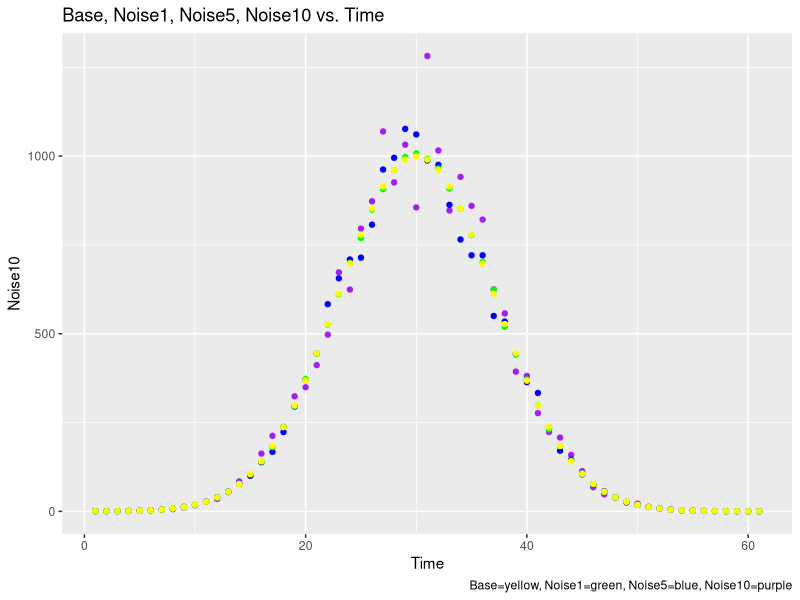
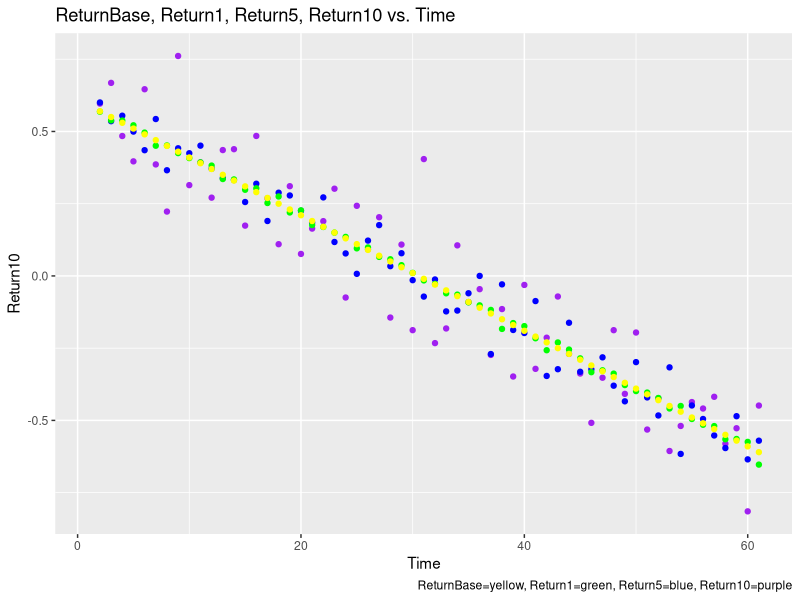
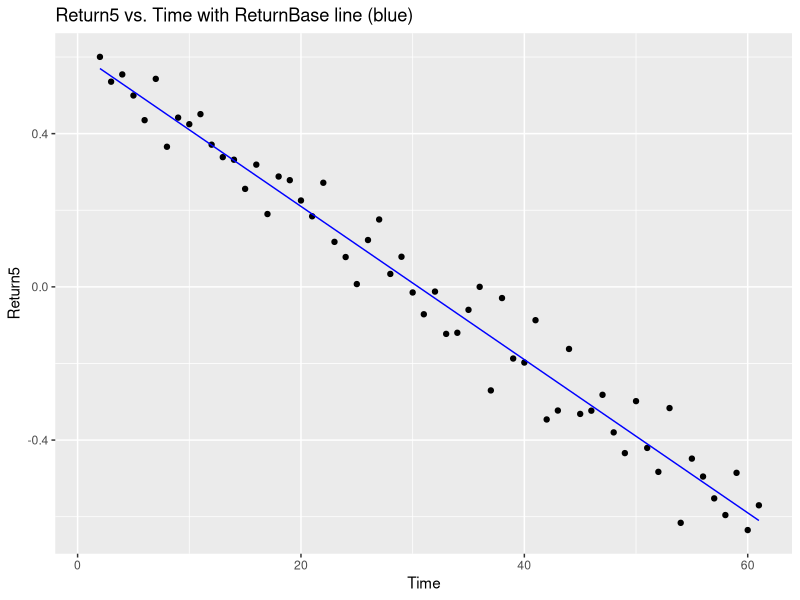
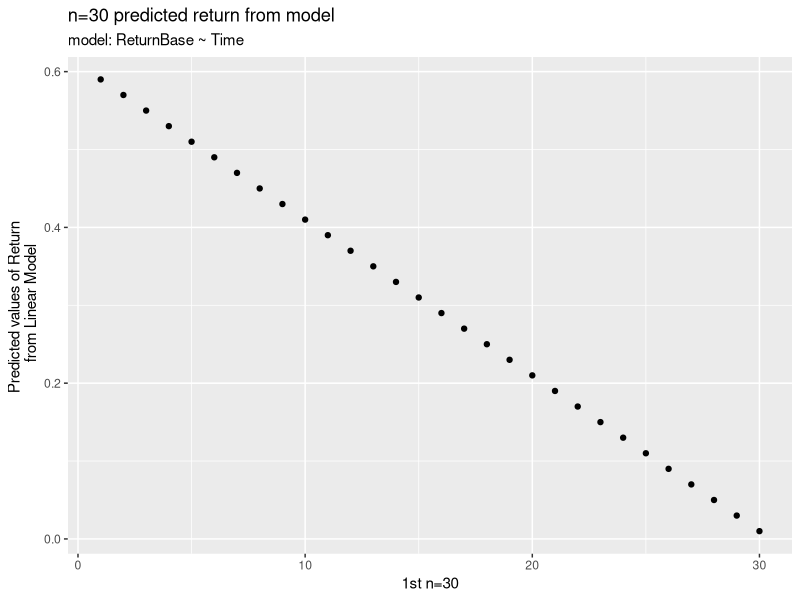
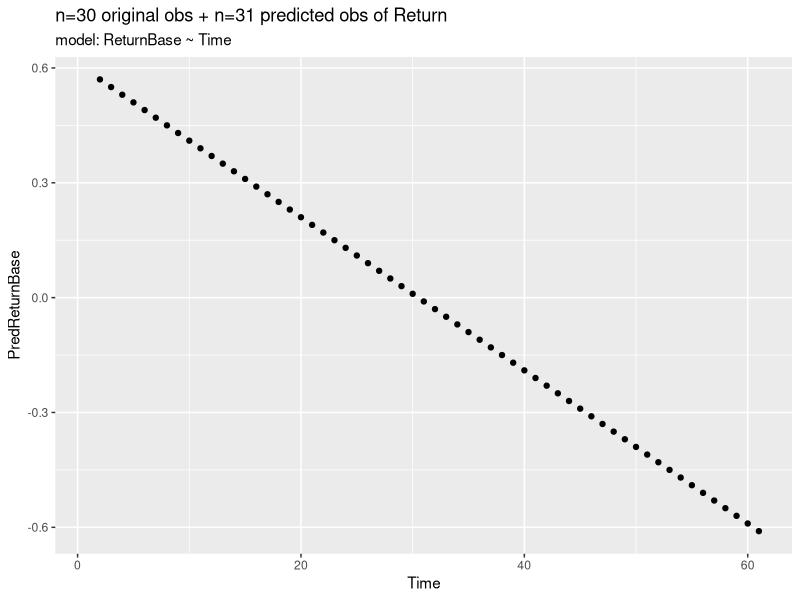
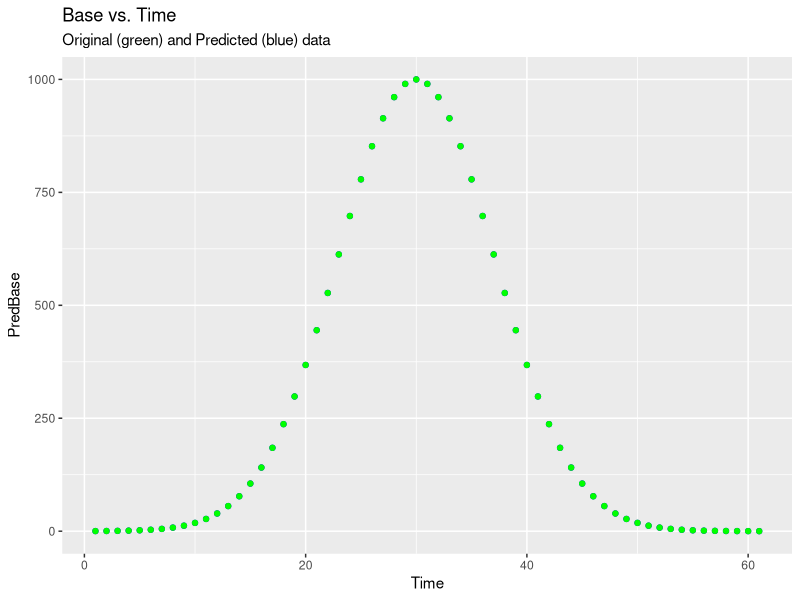
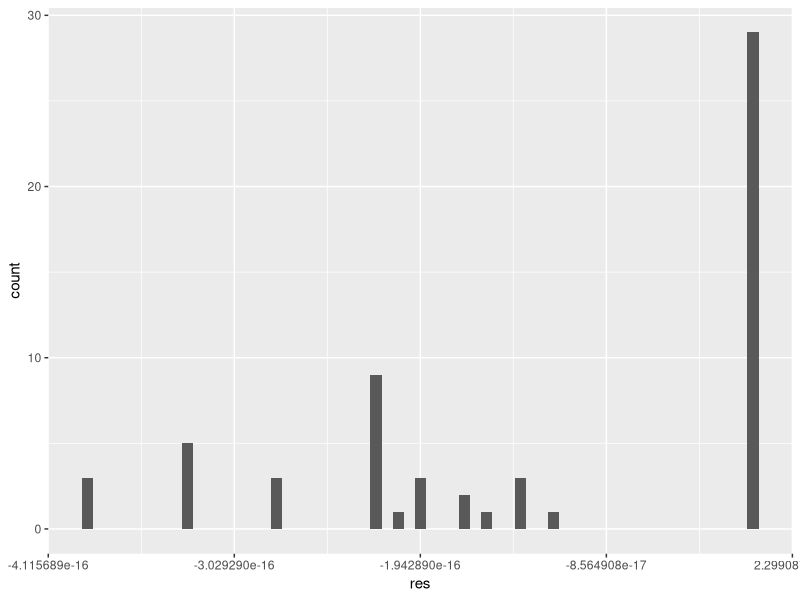
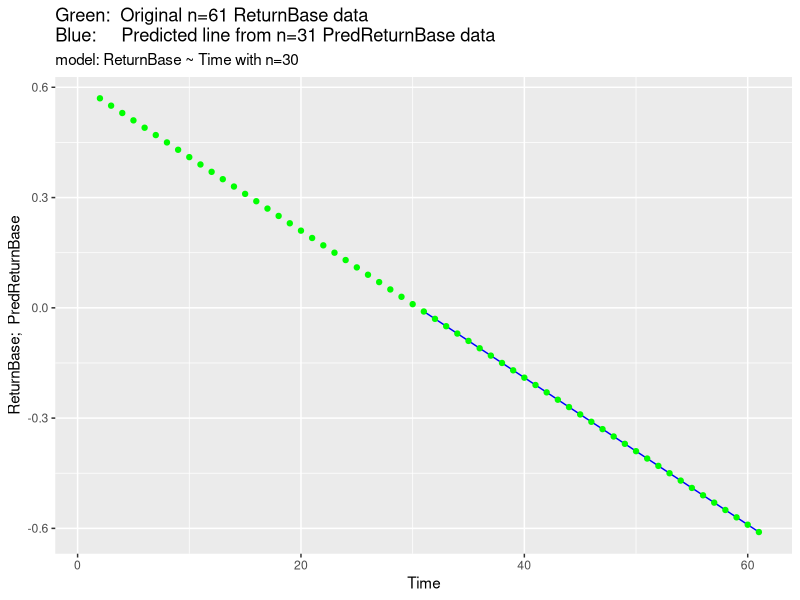

Source code (R) for these figures, in order:
## ---- chunk 1
# load packages
library(ggplot2)
library(dplyr)

# import data
data <- read.csv("simulated_data.csv")
    # NOTE: data set has 61 (odd # obs)
colnames(data) <- c('Time', 'Base', 'Noise1', 'Noise5', 'Noise10', 'ReturnBase', 'Return1', 'Return5', 'Return10')
head(data)
tail(data)
## ---- chunk 2
# Scatterplot: Base, Noise1, Noise5, Noise10 vs. Time
ggplot(data=data) + geom_point(aes(x=Time, y=Noise10), color="purple") + geom_point(aes(x=Time, y=Noise5), color="blue") + geom_point(aes(x=Time, y=Noise1), color="green") + geom_point(aes(x=Time, y=Base), color="yellow") + labs(title="Base, Noise1, Noise5, Noise10 vs. Time", caption="Base=yellow, Noise1=green, Noise5=blue, Noise10=purple")

# Scatterplot: ReturnBase, Return1, Return5, Return10 vs. Time
ggplot(data=data) + geom_point(aes(x=Time, y=Return10), color="purple") + geom_point(aes(x=Time, y=Return5), color="blue") + geom_point(aes(x=Time, y=Return1), color="green") + geom_point(aes(x=Time, y=ReturnBase), color="yellow") + labs(title="ReturnBase, Return1, Return5, Return10 vs. Time", caption="ReturnBase=yellow, Return1=green, Return5=blue, Return10=purple")

# Return5 vs. Time with ReturnBase line of best fit
ggplot(data=data) + geom_point(aes(x=Time, y=Return5)) + geom_line(aes(x=Time, y=ReturnBase), color="blue") + labs(title="Return5 vs. Time with ReturnBase line (blue)")


# print some!
png(file="Base-Noise_vs_Time.png", width=450, height=450)
ggplot(data=data) + geom_point(aes(x=Time, y=Noise10), color="purple") + geom_point(aes(x=Time, y=Noise5), color="blue") + geom_point(aes(x=Time, y=Noise1), color="green") + geom_point(aes(x=Time, y=Base), color="yellow") + labs(title="Base, Noise1, Noise5, Noise10 vs. Time", caption="Base=yellow, Noise1=green, Noise5=blue, Noise10=purple")
dev.off()
## ---- chunk 3
# set starting number of obs (n)
n <- 30

# subset data into (1:n) and (n+1, end)
train <- data %>% filter(Time <= n) %>% select(Time, ReturnBase)
test <- data %>% filter(Time > n) %>% select(Time, ReturnBase)

# model ReturnBase ~ Time
mod <- lm(ReturnBase ~ Time, data=train)
summary(mod)
# plot of predicted return values from model
ggplot(data=train) + geom_point(aes(x=Time, y=mod$coefficients[1] + 
  mod$coefficients[2]*Time)) + labs(x=paste0("1st n=",n), y="Predicted values of Return \n from Linear Model", title=paste0("n=",n," predicted return from model"), subtitle="model: ReturnBase ~ Time")

# predict 2nd part of values
pred <- predict(object=mod, newdata=test)

# add column to final dataset with predicted values
final <- data %>% select(Time, Base, ReturnBase) %>% 
  mutate(PredReturnBase = append(data[1:n, "ReturnBase"], pred))

# plot new data with predicted values of ReturnBase in the second half
ggplot(data=final) + geom_point(aes(x=Time, y=PredReturnBase)) + 
  labs(title=paste0("n=",n," original obs + n=",(nrow(data)-n)," predicted obs of Return"), subtitle="model: ReturnBase ~ Time")

# create PredBase from exp(PredReturnBase[i])*Base[i-1]
final <- final %>% mutate(PredBase = exp(PredReturnBase)*lag(Base))
# set first PredBase to original Base value
final$PredBase[1] = final$Base[1]

# plot PredBase vs. Time
ggplot(data=final) + 
  geom_point(aes(x=Time, y=PredBase), color="blue") +
  geom_point(aes(x=Time, y=Base), color="green") + 
  labs(title="Base vs. Time", subtitle="Original (green) and Predicted (blue) data")

# calculate residuals (should be 0 for base)
final <- final %>% mutate(res = PredReturnBase - ReturnBase)

# plot histogram of residuals
ggplot(data=final) + geom_histogram(aes(x=res), bins=nrow(final))

# calculate MAPE
a <- final %>% mutate(MAPE = abs((Base-PredBase)/Base)) %>% select(MAPE)
MAPEbase = (1/nrow(a))*sum(a)
# OR
(1/nrow(final))*sum(abs((final$Base-final$PredBase)/final$Base))


# plot PredReturnBase and ReturnBase vs. Time
ggplot(data=final) + 
  geom_line(aes(x=Time, y=append(rep(NA,n), pred)), color="blue") + 
  geom_point(aes(x=Time, y=ReturnBase), color="green") +
  labs(title=paste0("Green:  Original n=",nrow(final)," ReturnBase data \nBlue:     Predicted line from n=",(nrow(final)-n)," PredReturnBase data"), subtitle=paste0("model: ReturnBase ~ Time with n=",n), y="ReturnBase;  PredReturnBase")
## ---- chunk 4
# set starting number of obs (n)
n = 20

# subset data into (1:n) and (n+1, end)
train <- data %>% filter(Time <= n) %>% select(Time, Return1)
test <- data %>% filter(Time > n) %>% select(Time, Return1)

# model Return1 ~ Time
mod <- lm(Return1 ~ Time, data=train)
summary(mod)
# plot of predicted return values from model
ggplot(data=train) + geom_point(aes(x=Time, y=mod$coefficients[1] + 
  mod$coefficients[2]*Time)) + labs(x=paste0("1st n=",n), y="Predicted values of Return \n from Linear Model", title=paste0("n=",n," predicted return from model"), subtitle="model: Return1 ~ Time")


# predict 2nd part of values
pred <- predict(object=mod, newdata=test)

# add column to final dataset with predicted values
final <- data %>% select(Time, Noise1, Return1) %>% 
  mutate(PredReturn1 = append(data[1:n, "Return1"], pred))

# plot new data with predicted values of ReturnBase in the second half
ggplot(data=final) + geom_point(aes(x=Time, y=PredReturn1)) + 
  labs(title=paste0("n=",n," original obs + n=",(nrow(data)-n)," predicted obs of Return"), subtitle="model: Return1 ~ Time")

# create Pred1 from exp(PredReturn1[i])*Noise1[i-1]
final <- final %>% mutate(Pred1 = exp(PredReturn1)*lag(Noise1))
# set first Pred1 to original Noise1 value
final$Pred1[1] = final$Noise1[1]

# plot Pred1 vs. Time (and print!)
#png(file="Noise1-Pred1_vs_Time.png", width=450, height=450)
ggplot(data=final) + 
  geom_point(aes(x=Time, y=Pred1), color="blue") +
  geom_point(aes(x=Time, y=Noise1), color="green") + 
  labs(title="Noise1 vs. Time", subtitle="Original (green) and Predicted (blue) data")
#dev.off()

# calculate residuals
final <- final %>% mutate(res = PredReturn1 - Return1)

# plot histogram of residuals
ggplot(data=final) + geom_histogram(aes(x=res), bins=nrow(final))

# calculate MAPE
a <- final %>% mutate(MAPE = abs((Noise1-Pred1)/Noise1)) %>% select(MAPE)
MAPE1 <- (1/nrow(a))*sum(a)
# OR 
(1/nrow(final))*sum(abs((final$Noise1-final$Pred1)/final$Noise1))


# plot PredReturn1 and Return1 vs. Time
ggplot(data=final) + 
  geom_line(aes(x=Time, y=append(rep(NA,n), pred)), color="blue") + 
  geom_point(aes(x=Time, y=Return1), color="green") +
  labs(title=paste0("Green:  Original n=",nrow(final)," Return1 data \nBlue:     Predicted line from n=",(nrow(final)-n)," PredReturn1 data"), subtitle=paste0("model: Return1 ~ Time with n=",n), y="Return1;  PredReturn1")
## ---- chunk 5
# set starting number of obs (n)
n = 20

# subset data into (1:n) and (n+1, end)
train <- data %>% filter(Time <= n) %>% select(Time, Return5)
test <- data %>% filter(Time > n) %>% select(Time, Return5)

# model Return5 ~ Time
mod <- lm(Return5 ~ Time, data=train)
summary(mod)
# plot of predicted return values from model
ggplot(data=train) + geom_point(aes(x=Time, y=mod$coefficients[1] + 
  mod$coefficients[2]*Time)) + labs(x=paste0("1st n=",n), y="Predicted values of Return \n from Linear Model", title=paste0("n=",n," predicted return from model"), subtitle="model: Return5 ~ Time")


# predict 2nd part of values
pred <- predict(object=mod, newdata=test)

# add column to final dataset with predicted values
final <- data %>% select(Time, Noise5, Return5) %>% 
  mutate(PredReturn5 = append(data[1:n, "Return5"], pred))

# plot new data with predicted values of ReturnBase in the second half
ggplot(data=final) + geom_point(aes(x=Time, y=PredReturn5)) + 
  labs(title=paste0("n=",n," original obs + n=",(nrow(data)-n)," predicted obs of Return"), subtitle="model: Return5 ~ Time")

# create Pred5 from exp(PredReturn5[i])*Noise5[i-1]
final <- final %>% mutate(Pred5 = exp(PredReturn5)*lag(Noise5))
# set first Pred5 to original Noise5 value
final$Pred5[1] = final$Noise5[1]

# plot Pred5 vs. Time
ggplot(data=final) + 
  geom_point(aes(x=Time, y=Pred5), color="blue") +
  geom_point(aes(x=Time, y=Noise5), color="green") + 
  labs(title="Noise5 vs. Time", subtitle="Original (green) and Predicted (blue) data")

# calculate residuals
final <- final %>% mutate(res = PredReturn5 - Return5)

# plot histogram of residuals
ggplot(data=final) + geom_histogram(aes(x=res), bins=nrow(final))

# calculate MAPE
a <- final %>% mutate(MAPE = abs((Noise5-Pred5)/Noise5)) %>% select(MAPE)
MAPE5 <- (1/nrow(a))*sum(a)
# OR 
(1/nrow(final))*sum(abs((final$Noise5-final$Pred5)/final$Noise5))


# plot PredReturn5 and Return5 vs. Time
ggplot(data=final) + 
  geom_line(aes(x=Time, y=append(rep(NA,n), pred)), color="blue") + 
  geom_point(aes(x=Time, y=Return5), color="green") +
  labs(title=paste0("Green:  Original n=",nrow(final)," Return5 data \nBlue:     Predicted line from n=",(nrow(final)-n)," PredReturn5 data"), subtitle=paste0("model: Return5 ~ Time with n=",n), y="Return5; PredReturn5")
## ---- chunk 6
# set starting number of obs (n)
n = 5

# subset data into (1:n) and (n+1, end)
train <- data %>% filter(Time <= n) %>% select(Time, Return10)
test <- data %>% filter(Time > n) %>% select(Time, Return10)

# model Return10 ~ Time
mod <- lm(Return10 ~ Time, data=train)
summary(mod)
# plot of predicted return values from model
ggplot(data=train) + geom_point(aes(x=Time, y=mod$coefficients[1] + 
  mod$coefficients[2]*Time)) + labs(x=paste0("1st n=",n), y="Predicted values of Return \n from Linear Model", title=paste0("n=",n," predicted return from model"), subtitle="model: Return10 ~ Time")


# predict 2nd part of values
pred <- predict(object=mod, newdata=test)

# add column to final dataset with predicted values
final <- data %>% select(Time, Noise10, Return10) %>% 
  mutate(PredReturn10 = append(data[1:n, "Return10"], pred))

# plot new data with predicted values of ReturnBase in the second half
ggplot(data=final) + geom_point(aes(x=Time, y=PredReturn10)) + 
  labs(title=paste0("n=",n," original obs + n=",(nrow(data)-n)," predicted obs of Return"), subtitle="model: Return10 ~ Time")

# create Pred10 from exp(PredReturn10[i])*Noise10[i-1]
final <- final %>% mutate(Pred10 = exp(PredReturn10)*lag(Noise10))
# set first Pred10 to original Noise10 value
final$Pred10[1] = final$Noise10[1]

# plot Pred10 vs. Time (and print!)
#png(file="Noise10-Pred10_vs_Time.png", width=450, height=450)
ggplot(data=final) + 
  geom_point(aes(x=Time, y=Pred10), color="blue") +
  geom_point(aes(x=Time, y=Noise10), color="green") + 
  labs(title="Noise10 vs. Time", subtitle="Original (green) and Predicted (blue) data")
#dev.off()

# calculate residuals
final <- final %>% mutate(res = PredReturn10 - Return10)

# plot histogram of residuals
ggplot(data=final) + geom_histogram(aes(x=res), bins=nrow(final))

# calculate MAPE
a <- final %>% mutate(MAPE = abs((Noise10-Pred10)/Noise10)) %>% select(MAPE)
MAPE10 <- (1/nrow(a))*sum(a)
# OR 
(1/nrow(final))*sum(abs((final$Noise10-final$Pred10)/final$Noise10))


# plot PredReturn10 and Return10 vs. Time
#png(file="PredReturn10_Return10_obs20.png", width=450, height=450)
ggplot(data=final) + 
  geom_line(aes(x=Time, y=append(rep(NA,n), pred)), color="blue") + 
  geom_point(aes(x=Time, y=Return10), color="green") +
  labs(title=paste0("Green:  Original n=",nrow(final)," Return10 data \nBlue:     Predicted line from n=",(nrow(final)-n)," PredReturn10 data"), subtitle=paste0("model: Return10 ~ Time with n=",n), y="Return10;  PredReturn10")
#dev.off()
## ---- chunk 7
#nobs = c(30, 25, 20, 15, 10, 5)
#nobs = c(30, 25, 20, 15, 10, 9, 8, 7, 6, 5)
nobs = c(30:5)
MAPE.all = data.frame('nobs'=nobs)

# MAPEbase
count = 0
MAPEbase = vector()
for(i in nobs) {
  count = count + 1
  # set starting number of obs (n)
  n = i
  
  # subset data into (1:n) and (n+1, end)
  train <- data %>% filter(Time <= n) %>% select(Time, ReturnBase)
  test <- data %>% filter(Time > n) %>% select(Time, ReturnBase)
  
  # model ReturnBase ~ Time
  mod <- lm(ReturnBase ~ Time, data=train)
  
  # predict 2nd part of values
  pred <- predict(object=mod, newdata=test)
  
  # add column to final dataset with predicted values
  final <- data %>% select(Time, Base, ReturnBase) %>% 
    mutate(PredReturnBase = append(data[1:n, "ReturnBase"], pred))
  
  # create PredBase from exp(PredReturnBase[i])*Base[i-1]
  final <- final %>% mutate(PredBase = exp(PredReturnBase)*lag(Base))
  # set first PredBase to original Base value
  final$PredBase[1] = final$Base[1]
  
  # calculate residuals (should be 0 for base)
  final <- final %>% mutate(res = PredReturnBase - ReturnBase)
  
  # calculate MAPE
  a <- final %>% mutate(MAPE = abs((Base-PredBase)/Base)) %>% select(MAPE)
  MAPE = (1/nrow(a))*sum(a)
  
  # add MAPE to vector
  MAPEbase = c(MAPEbase,MAPE)
}
MAPE.all <- MAPE.all %>% mutate('MAPEbase' = MAPEbase)


# MAPE1
count = 0
MAPE1 = vector()
for(i in nobs) {
  count = count + 1
  # set starting number of obs (n)
  n = i
  
  # subset data into (1:n) and (n+1, end)
  train <- data %>% filter(Time <= n) %>% select(Time, Return1)
  test <- data %>% filter(Time > n) %>% select(Time, Return1)
  
  # model Return1 ~ Time
  mod <- lm(Return1 ~ Time, data=train)
  
  # predict 2nd part of values
  pred <- predict(object=mod, newdata=test)
  
  # add column to final dataset with predicted values
  final <- data %>% select(Time, Noise1, Return1) %>% 
    mutate(PredReturn1 = append(data[1:n, "Return1"], pred))
  
  # create Pred1
  final <- final %>% mutate(Pred1 = exp(PredReturn1)*lag(Noise1))
  # set first Pred1 to original Noise1 value
  final$Pred1[1] = final$Noise1[1]
  
  # calculate residuals (should be 0 for base)
  final <- final %>% mutate(res = PredReturn1 - Return1)
  
  # calculate MAPE
  a <- final %>% mutate(MAPE = abs((Noise1-Pred1)/Noise1)) %>% select(MAPE)
  MAPE = (1/nrow(a))*sum(a)
  
  # add MAPE to vector
  MAPE1 = c(MAPE1,MAPE)
}
MAPE.all <- MAPE.all %>% mutate('MAPE1' = MAPE1)


# MAPE5
count = 0
MAPE5 = vector()
for(i in nobs) {
  count = count + 1
  # set starting number of obs (n)
  n = i
  
  # subset data into (1:n) and (n+1, end)
  train <- data %>% filter(Time <= n) %>% select(Time, Return5)
  test <- data %>% filter(Time > n) %>% select(Time, Return5)
  
  # model Return5 ~ Time
  mod <- lm(Return5 ~ Time, data=train)
  
  # predict 2nd part of values
  pred <- predict(object=mod, newdata=test)
  
  # add column to final dataset with predicted values
  final <- data %>% select(Time, Noise5, Return5) %>% 
    mutate(PredReturn5 = append(data[1:n, "Return5"], pred))
  
  # create Pred5
  final <- final %>% mutate(Pred5 = exp(PredReturn5)*lag(Noise5))
  # set first Pred5 to original Noise5 value
  final$Pred5[1] = final$Noise5[1]
  
  # calculate residuals (should be 0 for base)
  final <- final %>% mutate(res = PredReturn5 - Return5)
  
  # calculate MAPE
  a <- final %>% mutate(MAPE = abs((Noise5-Pred5)/Noise5)) %>% select(MAPE)
  MAPE = (1/nrow(a))*sum(a)
  
  # add MAPE to vector
  MAPE5 = c(MAPE5,MAPE)
}
MAPE.all <- MAPE.all %>% mutate('MAPE5' = MAPE5)


# MAPE10
count = 0
MAPE10 = vector()
for(i in nobs) {
  count = count + 1
  # set starting number of obs (n)
  n = i
  
  # subset data into (1:n) and (n+1, end)
  train <- data %>% filter(Time <= n) %>% select(Time, Return10)
  test <- data %>% filter(Time > n) %>% select(Time, Return10)
  
  # model Return10 ~ Time
  mod <- lm(Return10 ~ Time, data=train)
  
  # predict 2nd part of values
  pred <- predict(object=mod, newdata=test)
  
  # add column to final dataset with predicted values
  final <- data %>% select(Time, Noise10, Return10) %>% 
    mutate(PredReturn10 = append(data[1:n, "Return10"], pred))
  
  # create Pred10
  final <- final %>% mutate(Pred10 = exp(PredReturn10)*lag(Noise10))
  # set first Pred10 to original Noise10 value
  final$Pred10[1] = final$Noise10[1]
  
  # calculate residuals (should be 0 for base)
  final <- final %>% mutate(res = PredReturn10 - Return10)
  
  # calculate MAPE
  a <- final %>% mutate(MAPE = abs((Noise10-Pred10)/Noise10)) %>% select(MAPE)
  MAPE = (1/nrow(a))*sum(a)
  
  print(MAPE)
  # add MAPE to vector
  MAPE10 = c(MAPE10,MAPE)
}
MAPE.all <- MAPE.all %>% mutate('MAPE10' = MAPE10)
MAPE.all

# plot
#png(file="MAPE_base-1-5-10.png", width=450, height=450)
ggplot(data=MAPE.all) + 
  geom_point(aes(x=nobs, y=MAPEbase), color="yellow") + 
  geom_line(aes(x=nobs, y=MAPEbase), color="yellow") + 
  geom_point(aes(x=nobs, y=MAPE1), color="green") +
  geom_line(aes(x=nobs, y=MAPE1), color="green") + 
  geom_point(aes(x=nobs, y=MAPE5), color="blue") + 
  geom_line(aes(x=nobs, y=MAPE5), color="blue") +
  geom_point(aes(x=nobs, y=MAPE10), color="purple") + 
  geom_line(aes(x=nobs, y=MAPE10), color="purple") + 
  labs(title="MAPEbase, MAPE1, MAPE5, MAPE10 as obs increases", subtitle="obs # is the amount of original data from which model is based", caption="MAPEbase=yellow,  MAPE1=green,  MAPE5=blue,  MAPE10=purple", y="MAPE")
#dev.off()

# MAPEbase
ggplot(data=MAPE.all) + geom_point(aes(x=nobs, y=MAPEbase)) + geom_line(aes(x=nobs, y=MAPEbase))

# MAPE1
ggplot(data=MAPE.all) + geom_point(aes(x=nobs, y=MAPE1)) + geom_line(aes(x=nobs, y=MAPE1))

# MAPE5
ggplot(data=MAPE.all) + geom_point(aes(x=nobs, y=MAPE5)) + geom_line(aes(x=nobs, y=MAPE5))

# MAPE10
ggplot(data=MAPE.all) + geom_point(aes(x=nobs, y=MAPE10)) + geom_line(aes(x=nobs, y=MAPE10))
